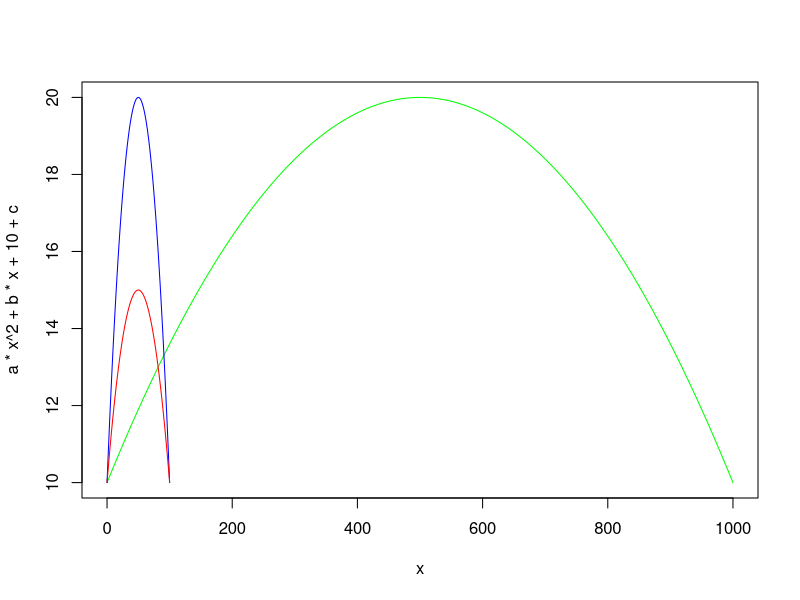
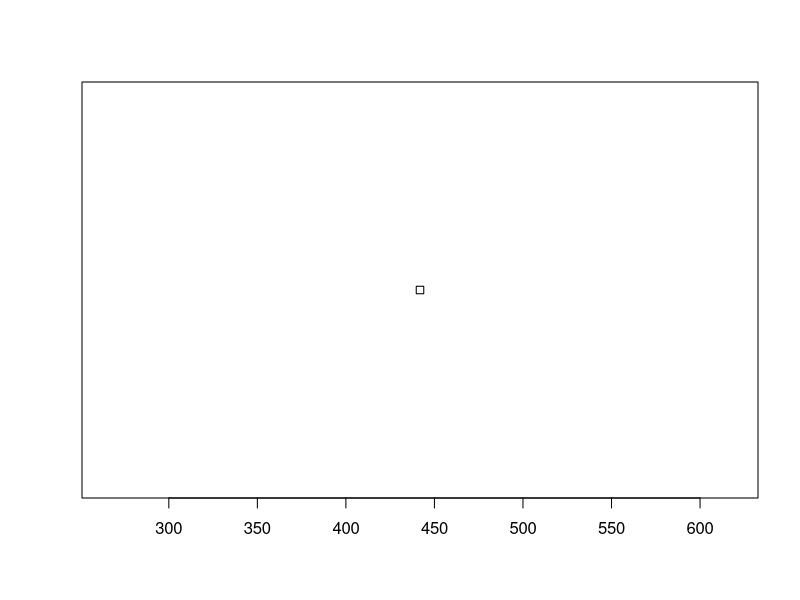
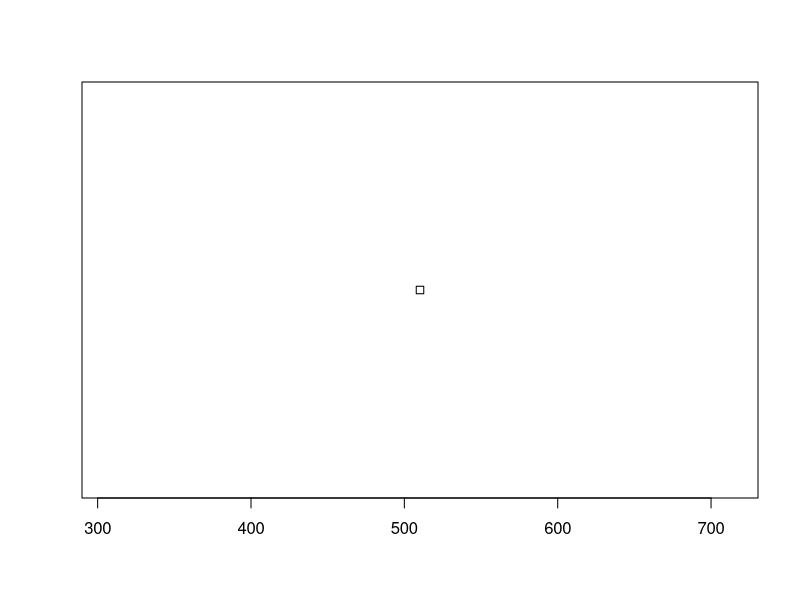
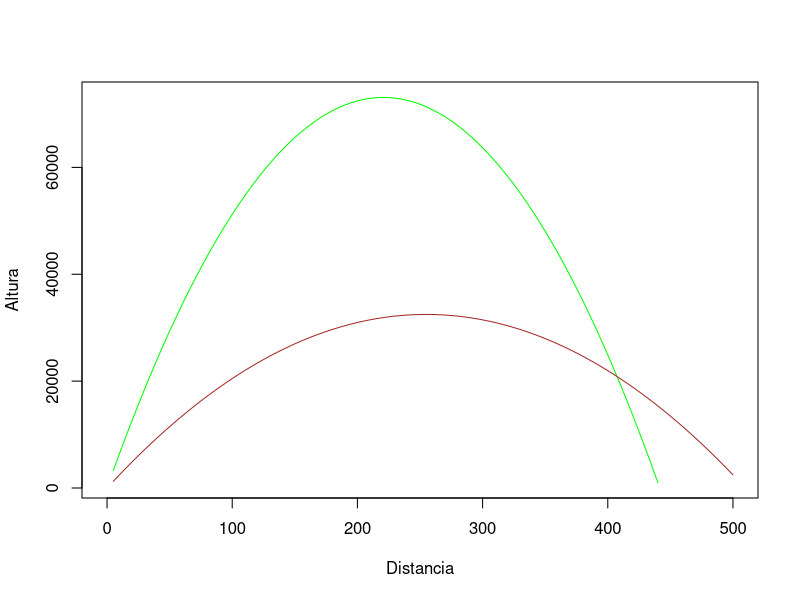

Generate these figures, in order, with R:
## ---- chunk 1
tiro_bas <- function(d,h, col, add = TRUE){
  a <- -h/(d/2)^2 
  b <- 4*h/d
  c <- h+a*(d/2)^2
  
  curve(a*x^2+b*x+10+c, from = 0, to = d, add = add, col = col)
}
tiro_bas(1000,10, "green", FALSE)
tiro_bas(100,10, "blue")
tiro_bas(100,5, "red")
## ---- chunk 2
tiro_ang <- function(v0, rad, col){
  g <- 9.8
  ang <- rad*0.01745329252
  stripchart((v0^2)/g*cos(ang)*sin(ang))
}
tiro_ang(100, 60, "green")
tiro_ang(100, 45, "brown")
## ---- chunk 3
tiro_ang_y <- function(v0, rad, x){
  g <- 9.80665
  ang <- rad*0.01745329252
  d <- (v0^2)/g*cos(ang)*sin(ang)
  h <- ((d/2)^2)-((d/2)/cos(ang))^2
  a <- -(h^1/2)/(d/2)^2 
  b <- 4*(h^1/2)/d
  c <- (h^1/2)+a*(d/2)^2
  
  y <- -(a*x^2+b*x+10+c) #Calcula el y
  ifelse(y<0, NA, y) #Si y es menor qe 0 (choco contra el piso), devuelve nada, si es mayor me da el valor.
}

tiro_ang <- function(v0, rad, col, qiereAdd = TRUE){
  
  curve(tiro_ang_y(v0, rad, x),
        xlab = "Distancia",
        ylab = "Altura",
        from = 0,
        to = 500,
        add = qiereAdd,
        col = col)
}
tiro_ang(100, 60, "green", FALSE)
tiro_ang(100, 45, "brown")
